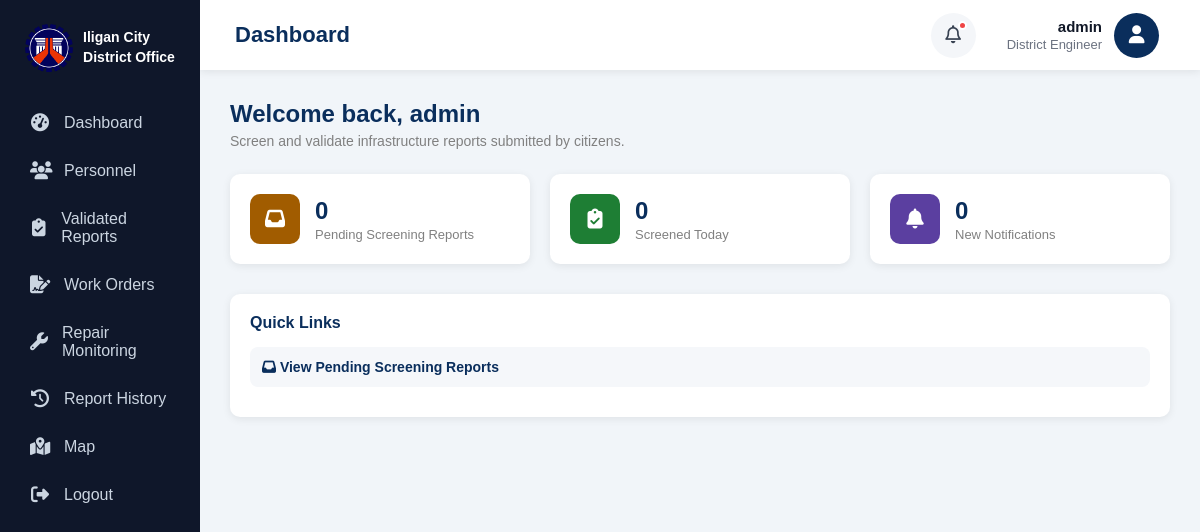
Screenshot of /fru-dashboard/ (signed in) with the database file from the repository.
### users/models.py (models this page shows, shortened)
class User(AbstractUser):
    ROLE_CHOICES = [
        ("district_engineer", "District Engineer"),
        ("fru", "FRU Personnel"),
        ("field_engineer", "Field Engineer"),
        ("citizen", "Citizen"),
    ]
    email = models.EmailField(unique=True)
    role = models.CharField(
        max_length=30,
        choices=ROLE_CHOICES
    )
    created_at = models.DateTimeField(auto_now_add=True)
    REQUIRED_FIELDS = ["email", "role"]

### users/views.py (the view)
# urls.py: path("fru-dashboard/", views.fru_dashboard, name="fru_dashboard"),
@login_required
def fru_dashboard(request):
    context = {
        "pending_count": 0,      # placeholder until Issue_Report exists
        "screened_today": 0,
        "notifications_count": 0,
    }
    return render(request, "users/fru/fru_dashboard.html", context)

### users/templates/users/fru/fru_dashboard.html (shortened to what this page needs)
{% extends "users/master.html" %}
{% block page_title %}
Dashboard
{% endblock %}
{% block content %}
<div class="welcome-banner">
    <h2>Welcome back, {{ request.user.first_name|default:request.user.username }}</h2>
    <p>Screen and validate infrastructure reports submitted by citizens.</p>
</div>
<div class="stats-grid">
    <div class="stat-card">
        <div class="stat-icon icon-pending">
            <i class="fa-solid fa-inbox"></i>
        </div>
        <div class="stat-info">
            <h3>{{ pending_count|default:"0" }}</h3>
            <p>Pending Screening Reports</p>
        </div>
    </div>
    <div class="stat-card">
        <div class="stat-icon icon-screened">
            <i class="fa-solid fa-clipboard-check"></i>
        </div>
        <div class="stat-info">
            <h3>{{ screened_today|default:"0" }}</h3>
            <p>Screened Today</p>
        </div>
    </div>
    <div class="stat-card">
        <div class="stat-icon icon-notif">
            <i class="fa-solid fa-bell"></i>
        </div>
        <div class="stat-info">
            <h3>{{ notifications_count|default:"0" }}</h3>
            <p>New Notifications</p>
        </div>
    </div>
</div>
<div class="panel">
    <h4>Quick Links</h4>
    <a href="{% url 'pending_reports' %}" class="quick-link">
        <i class="fa-solid fa-inbox"></i> View Pending Screening Reports
    </a>
</div>
{% endblock %}

### users/templates/users/components/navbar.html (shortened to what this page needs)
<div class="navbar-right">
    <button class="notification-btn">
        <i class="fa-regular fa-bell"></i>
        <span class="notification-dot"></span>
    </button>
    <div class="profile">
        <div class="profile-info">
            <h4>{{ request.user.get_full_name|default:request.user.username }}</h4>
            <small>{{ request.user.get_role_display }}</small>
        </div>
        <div class="profile-icon">
            <i class="fa-solid fa-user"></i>
        </div>
    </div>
</div>

### users/templates/users/master.html (style rules this page uses)
* { margin: 0; padding: 0; box-sizing: border-box; font-family: Arial, Helvetica, sans-serif; }
body { background: #F4F6F9; }

### users/templates/users/fru/fru_dashboard.html (style rules this page uses)
.welcome-banner { margin-bottom:25px; }
.welcome-banner h2 { color:#0A2E5C; margin-bottom:5px; }
.welcome-banner p { color:gray; font-size:14px; }
.stats-grid { display:grid; grid-template-columns:repeat(3, 1fr); gap:20px; margin-bottom:30px; }
.stat-card { background:white; border-radius:10px; box-shadow:0 2px 8px rgba(0,0,0,.08); padding:20px; display:flex; align-items:center; gap:15px; }
.stat-icon { width:50px; height:50px; border-radius:10px; display:flex; align-items:center; justify-content:center; font-size:20px; color:white; flex-shrink:0; }
.icon-pending { background:#a15c00; }
.icon-screened { background:#1e7e34; }
.icon-notif { background:#5b3fa0; }
.stat-info h3 { font-size:24px; color:#0A2E5C; margin-bottom:2px; }
.stat-info p { font-size:13px; color:gray; }
.panel { background:white; border-radius:10px; box-shadow:0 2px 8px rgba(0,0,0,.08); padding:20px; }
.panel h4 { color:#0A2E5C; margin-bottom:15px; }
.quick-link { display:block; padding:12px; border-radius:8px; background:#f5f7fa; color:#0A2E5C; text-decoration:none; font-weight:bold; font-size:14px; margin-bottom:10px; transition:.2s; }

### users/templates/users/components/sidebar.html (style rules this page uses)
* { box-sizing: border-box; margin: 0; padding: 0; }
body { font-family: Arial, Helvetica, sans-serif; min-height: 100vh; background-color: #f1f5f9; }

### users/templates/users/components/navbar.html (style rules this page uses)
.navbar-right { display: flex; align-items: center; gap: 25px; }
.notification-btn { position: relative; border: none; background: #F4F6F9; width: 45px; height: 45px; border-radius: 50%; cursor: pointer; font-size: 18px; color: #374151; display: flex; justify-content: center; align-items: center; transition: background-color 0.2s; }
.notification-dot { position: absolute; top: 8px; right: 9px; width: 9px; height: 9px; background: #EF4444; border-radius: 50%; border: 2px solid white; }
.profile { display: flex; align-items: center; gap: 12px; cursor: pointer; padding: 6px; border-radius: 10px; transition: background-color 0.2s; }
.profile-info { text-align: right; }
.profile-info h4 { font-size: 15px; color: #111827; font-weight: 600; }
.profile-info small { color: #6B7280; font-size: 13px; }
.profile-icon { width: 45px; height: 45px; border-radius: 50%; background: #0A2E5C; color: white; display: flex; justify-content: center; align-items: center; font-size: 18px; flex-shrink: 0; }

### rows the page displays
User: user.get_full_name "admin", user.role "District Engineer", user.first_name "admin"

### other values shown
{{ pending_count|default:"0" }} "0"
{{ screened_today|default:"0" }} "0"
{{ notifications_count|default:"0" }} "0"
